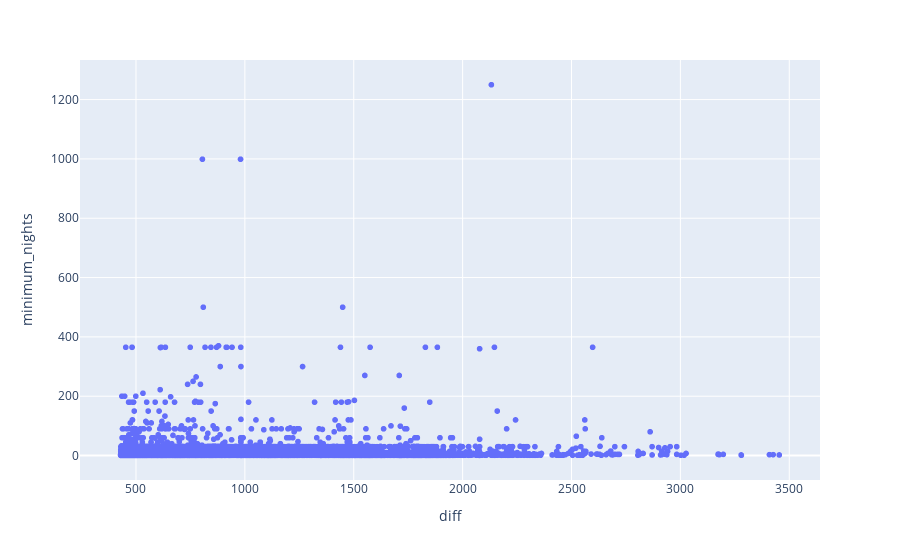

Notebook code cell kept with this figure:
### Code cell
#30
fig = px.scatter(df2, x='diff', y='minimum_nights')
fig.show()

### Figure 1 — Plotly figure (JSON) as saved in the notebook; plotly's stock layout.template omitted (floating-point values rounded to 4 significant figures; data arrays with more than 128 entries replaced by an {"elided": "..."} marker saying what was removed)
{"data": [{"hovertemplate": "diff=%{x}<br>minimum_nights=%{y}<extra></extra>", "legendgroup": "", "marker": {"color": "#636efa", "symbol": "circle"}, "mode": "markers", "name": "", "showlegend": false, "type": "scattergl", "x": {"elided": "38821 int values"}, "xaxis": "x", "y": {"elided": "38821 int values"}, "yaxis": "y"}], "layout": {"legend": {"tracegroupgap": 0}, "margin": {"t": 60}, "xaxis": {"anchor": "y", "domain": [0, 1], "title": {"text": "diff"}}, "yaxis": {"anchor": "x", "domain": [0, 1], "title": {"text": "minimum_nights"}}}}
